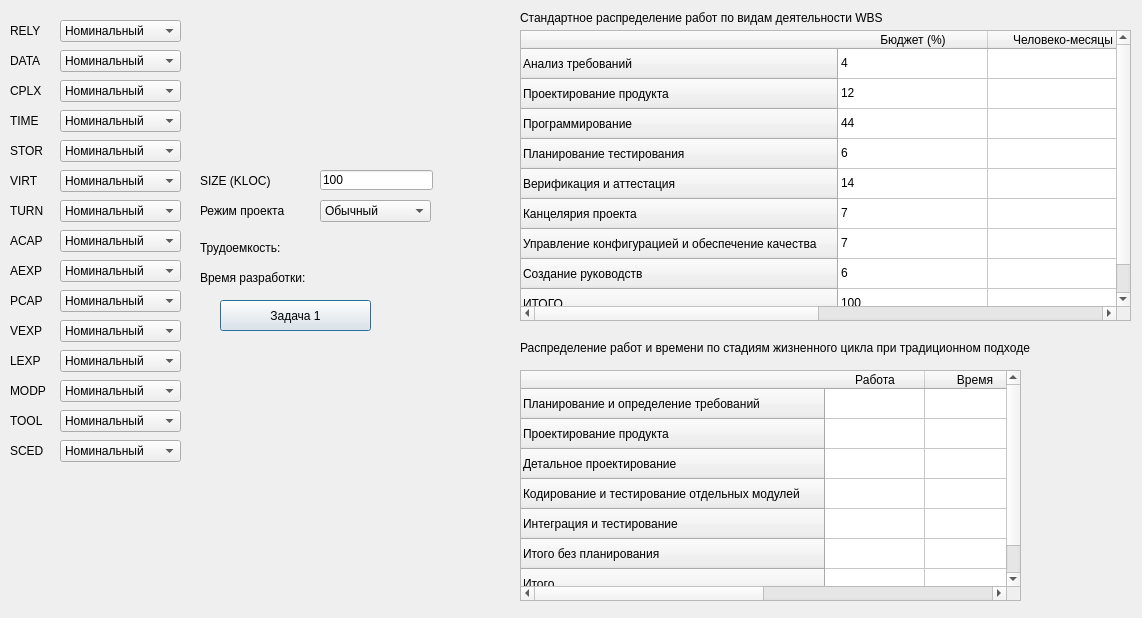
<?xml version="1.0" encoding="UTF-8"?>
<ui version="4.0">
 <class>Dialog</class>
 <widget class="QDialog" name="Dialog">
  <property name="geometry">
   <rect>
    <x>0</x>
    <y>0</y>
    <width>1142</width>
    <height>618</height>
   </rect>
  </property>
  <property name="windowTitle">
   <string>COCOMO</string>
  </property>
  <widget class="QComboBox" name="comboBox_1">
   <property name="geometry">
    <rect>
     <x>60</x>
     <y>20</y>
     <width>121</width>
     <height>22</height>
    </rect>
   </property>
   <property name="currentIndex">
    <number>2</number>
   </property>
   <item>
    <property name="text">
     <string>Очень низкий</string>
    </property>
   </item>
   <item>
    <property name="text">
     <string>Низкий</string>
    </property>
   </item>
   <item>
    <property name="text">
     <string>Номинальный</string>
    </property>
   </item>
   <item>
    <property name="text">
     <string>Высокий</string>
    </property>
   </item>
   <item>
    <property name="text">
     <string>Очень высокий</string>
    </property>
   </item>
  </widget>
  <widget class="QComboBox" name="comboBox_2">
   <property name="geometry">
    <rect>
     <x>60</x>
     <y>50</y>
     <width>121</width>
     <height>22</height>
    </rect>
   </property>
   <property name="currentIndex">
    <number>1</number>
   </property>
   <item>
    <property name="text">
     <string>Низкий</string>
    </property>
   </item>
   <item>
    <property name="text">
     <string>Номинальный</string>
    </property>
   </item>
   <item>
    <property name="text">
     <string>Высокий</string>
    </property>
   </item>
   <item>
    <property name="text">
     <string>Очень высокий</string>
    </property>
   </item>
  </widget>
  <widget class="QLabel" name="label">
   <property name="geometry">
    <rect>
     <x>10</x>
     <y>20</y>
     <width>39</width>
     <height>21</height>
    </rect>
   </property>
   <property name="text">
    <string>RELY</string>
   </property>
  </widget>
  <widget class="QLabel" name="label_2">
   <property name="geometry">
    <rect>
     <x>10</x>
     <y>50</y>
     <width>39</width>
     <height>21</height>
    </rect>
   </property>
   <property name="text">
    <string>DATA</string>
   </property>
  </widget>
  <widget class="QLabel" name="label_3">
   <property name="geometry">
    <rect>
     <x>10</x>
     <y>80</y>
     <width>39</width>
     <height>21</height>
    </rect>
   </property>
   <property name="text">
    <string>CPLX</string>
   </property>
  </widget>
  <widget class="QLabel" name="label_4">
   <property name="geometry">
    <rect>
     <x>10</x>
     <y>110</y>
     <width>39</width>
     <height>21</height>
    </rect>
   </property>
   <property name="text">
    <string>TIME</string>
   </property>
  </widget>
  <widget class="QLabel" name="label_5">
   <property name="geometry">
    <rect>
     <x>10</x>
     <y>140</y>
     <width>39</width>
     <height>21</height>
    </rect>
   </property>
   <property name="text">
    <string>STOR</string>
   </property>
  </widget>
  <widget class="QLabel" name="label_6">
   <property name="geometry">
    <rect>
     <x>10</x>
     <y>170</y>
     <width>39</width>
     <height>21</height>
    </rect>
   </property>
   <property name="text">
    <string>VIRT</string>
   </property>
  </widget>
  <widget class="QLabel" name="label_7">
   <property name="geometry">
    <rect>
     <x>10</x>
     <y>200</y>
     <width>39</width>
     <height>21</height>
    </rect>
   </property>
   <property name="text">
    <string>TURN</string>
   </property>
  </widget>
  <widget class="QLabel" name="label_8">
   <property name="geometry">
    <rect>
     <x>10</x>
     <y>230</y>
     <width>39</width>
     <height>21</height>
    </rect>
   </property>
   <property name="text">
    <string>ACAP</string>
   </property>
  </widget>
  <widget class="QLabel" name="label_9">
   <property name="geometry">
    <rect>
     <x>10</x>
     <y>260</y>
     <width>39</width>
     <height>21</height>
    </rect>
   </property>
   <property name="text">
    <string>AEXP</string>
   </property>
  </widget>
  <widget class="QLabel" name="label_10">
   <property name="geometry">
    <rect>
     <x>10</x>
     <y>290</y>
     <width>39</width>
     <height>21</height>
    </rect>
   </property>
   <property name="text">
    <string>PCAP</string>
   </property>
  </widget>
  <widget class="QLabel" name="label_11">
   <property name="geometry">
    <rect>
     <x>10</x>
     <y>320</y>
     <width>39</width>
     <height>21</height>
    </rect>
   </property>
   <property name="text">
    <string>VEXP</string>
   </property>
  </widget>
  <widget class="QLabel" name="label_12">
   <property name="geometry">
    <rect>
     <x>10</x>
     <y>350</y>
     <width>39</width>
     <height>21</height>
    </rect>
   </property>
   <property name="text">
    <string>LEXP</string>
   </property>
  </widget>
  <widget class="QLabel" name="label_13">
   <property name="geometry">
    <rect>
     <x>10</x>
     <y>380</y>
     <width>39</width>
     <height>21</height>
    </rect>
   </property>
   <property name="text">
    <string>MODP</string>
   </property>
  </widget>
  <widget class="QLabel" name="label_14">
   <property name="geometry">
    <rect>
     <x>10</x>
     <y>410</y>
     <width>39</width>
     <height>21</height>
    </rect>
   </property>
   <property name="text">
    <string>TOOL</string>
   </property>
  </widget>
  <widget class="QLabel" name="label_15">
   <property name="geometry">
    <rect>
     <x>10</x>
     <y>440</y>
     <width>39</width>
     <height>21</height>
    </rect>
   </property>
   <property name="text">
    <string>SCED</string>
   </property>
  </widget>
  <widget class="QComboBox" name="comboBox_3">
   <property name="geometry">
    <rect>
     <x>60</x>
     <y>80</y>
     <width>121</width>
     <height>22</height>
    </rect>
   </property>
   <property name="currentIndex">
    <number>2</number>
   </property>
   <item>
    <property name="text">
     <string>Очень низкий</string>
    </property>
   </item>
   <item>
    <property name="text">
     <string>Низкий</string>
    </property>
   </item>
   <item>
    <property name="text">
     <string>Номинальный</string>
    </property>
   </item>
   <item>
    <property name="text">
     <string>Высокий</string>
    </property>
   </item>
   <item>
    <property name="text">
     <string>Очень высокий</string>
    </property>
   </item>
  </widget>
  <widget class="QComboBox" name="comboBox_4">
   <property name="geometry">
    <rect>
     <x>60</x>
     <y>110</y>
     <width>121</width>
     <height>22</height>
    </rect>
   </property>
   <property name="currentIndex">
    <number>0</number>
   </property>
   <item>
    <property name="text">
     <string>Номинальный</string>
    </property>
   </item>
   <item>
    <property name="text">
     <string>Высокий</string>
    </property>
   </item>
   <item>
    <property name="text">
     <string>Очень высокий</string>
    </property>
   </item>
  </widget>
  <widget class="QComboBox" name="comboBox_5">
   <property name="geometry">
    <rect>
     <x>60</x>
     <y>140</y>
     <width>121</width>
     <height>22</height>
    </rect>
   </property>
   <property name="currentIndex">
    <number>0</number>
   </property>
   <item>
    <property name="text">
     <string>Номинальный</string>
    </property>
   </item>
   <item>
    <property name="text">
     <string>Высокий</string>
    </property>
   </item>
   <item>
    <property name="text">
     <string>Очень высокий</string>
    </property>
   </item>
  </widget>
  <widget class="QComboBox" name="comboBox_6">
   <property name="geometry">
    <rect>
     <x>60</x>
     <y>170</y>
     <width>121</width>
     <height>22</height>
    </rect>
   </property>
   <property name="currentIndex">
    <number>1</number>
   </property>
   <item>
    <property name="text">
     <string>Низкий</string>
    </property>
   </item>
   <item>
    <property name="text">
     <string>Номинальный</string>
    </property>
   </item>
   <item>
    <property name="text">
     <string>Высокий</string>
    </property>
   </item>
   <item>
    <property name="text">
     <string>Очень высокий</string>
    </property>
   </item>
  </widget>
  <widget class="QComboBox" name="comboBox_7">
   <property name="geometry">
    <rect>
     <x>60</x>
     <y>200</y>
     <width>121</width>
     <height>22</height>
    </rect>
   </property>
   <property name="currentIndex">
    <number>1</number>
   </property>
   <item>
    <property name="text">
     <string>Низкий</string>
    </property>
   </item>
   <item>
    <property name="text">
     <string>Номинальный</string>
    </property>
   </item>
   <item>
    <property name="text">
     <string>Высокий</string>
    </property>
   </item>
   <item>
    <property name="text">
     <string>Очень высокий</string>
    </property>
   </item>
  </widget>
  <widget class="QComboBox" name="comboBox_8">
   <property name="geometry">
    <rect>
     <x>60</x>
     <y>230</y>
     <width>121</width>
     <height>22</height>
    </rect>
   </property>
   <property name="currentIndex">
    <number>2</number>
   </property>
   <item>
    <property name="text">
     <string>Очень низкий</string>
    </property>
   </item>
   <item>
    <property name="text">
     <string>Низкий</string>
    </property>
   </item>
   <item>
    <property name="text">
     <string>Номинальный</string>
    </property>
   </item>
   <item>
    <property name="text">
     <string>Высокий</string>
    </property>
   </item>
   <item>
    <property name="text">
     <string>Очень высокий</string>
    </property>
   </item>
  </widget>
  <widget class="QComboBox" name="comboBox_9">
   <property name="geometry">
    <rect>
     <x>60</x>
     <y>260</y>
     <width>121</width>
     <height>22</height>
    </rect>
   </property>
   <property name="currentIndex">
    <number>2</number>
   </property>
   <item>
    <property name="text">
     <string>Очень низкий</string>
    </property>
   </item>
   <item>
    <property name="text">
     <string>Низкий</string>
    </property>
   </item>
   <item>
    <property name="text">
     <string>Номинальный</string>
    </property>
   </item>
   <item>
    <property name="text">
     <string>Высокий</string>
    </property>
   </item>
   <item>
    <property name="text">
     <string>Очень высокий</string>
    </property>
   </item>
  </widget>
  <widget class="QComboBox" name="comboBox_10">
   <property name="geometry">
    <rect>
     <x>60</x>
     <y>290</y>
     <width>121</width>
     <height>22</height>
    </rect>
   </property>
   <property name="currentIndex">
    <number>2</number>
   </property>
   <item>
    <property name="text">
     <string>Очень низкий</string>
    </property>
   </item>
   <item>
    <property name="text">
     <string>Низкий</string>
    </property>
   </item>
   <item>
    <property name="text">
     <string>Номинальный</string>
    </property>
   </item>
   <item>
    <property name="text">
     <string>Высокий</string>
    </property>
   </item>
   <item>
    <property name="text">
     <string>Очень высокий</string>
    </property>
   </item>
  </widget>
  <widget class="QComboBox" name="comboBox_11">
   <property name="geometry">
    <rect>
     <x>60</x>
     <y>320</y>
     <width>121</width>
     <height>22</height>
    </rect>
   </property>
   <property name="currentIndex">
    <number>2</number>
   </property>
   <item>
    <property name="text">
     <string>Очень низкий</string>
    </property>
   </item>
   <item>
    <property name="text">
     <string>Низкий</string>
    </property>
   </item>
   <item>
    <property name="text">
     <string>Номинальный</string>
    </property>
   </item>
   <item>
    <property name="text">
     <string>Высокий</string>
    </property>
   </item>
  </widget>
  <widget class="QComboBox" name="comboBox_12">
   <property name="geometry">
    <rect>
     <x>60</x>
     <y>350</y>
     <width>121</width>
     <height>22</height>
    </rect>
   </property>
   <property name="currentIndex">
    <number>2</number>
   </property>
   <item>
    <property name="text">
     <string>Очень низкий</string>
    </property>
   </item>
   <item>
    <property name="text">
     <string>Низкий</string>
    </property>
   </item>
   <item>
    <property name="text">
     <string>Номинальный</string>
    </property>
   </item>
   <item>
    <property name="text">
     <string>Высокий</string>
    </property>
   </item>
  </widget>
  <widget class="QComboBox" name="comboBox_13">
   <property name="geometry">
    <rect>
     <x>60</x>
     <y>380</y>
     <width>121</width>
     <height>22</height>
    </rect>
   </property>
   <property name="currentIndex">
    <number>2</number>
   </property>
   <item>
    <property name="text">
     <string>Очень низкий</string>
    </property>
   </item>
   <item>
    <property name="text">
     <string>Низкий</string>
    </property>
   </item>
   <item>
    <property name="text">
     <string>Номинальный</string>
    </property>
   </item>
   <item>
    <property name="text">
     <string>Высокий</string>
    </property>
   </item>
   <item>
    <property name="text">
     <string>Очень высокий</string>
    </property>
   </item>
  </widget>
  <widget class="QComboBox" name="comboBox_14">
   <property name="geometry">
    <rect>
     <x>60</x>
     <y>410</y>
     <width>121</width>
     <height>22</height>
    </rect>
   </property>
   <property name="currentIndex">
    <number>2</number>
   </property>
   <item>
    <property name="text">
     <string>Очень низкий</string>
    </property>
   </item>
   <item>
    <property name="text">
     <string>Низкий</string>
    </property>
   </item>
   <item>
    <property name="text">
     <string>Номинальный</string>
    </property>
   </item>
   <item>
    <property name="text">
     <string>Высокий</string>
    </property>
   </item>
   <item>
    <property name="text">
     <string>Очень высокий</string>
    </property>
   </item>
  </widget>
  <widget class="QComboBox" name="comboBox_15">
   <property name="geometry">
    <rect>
     <x>60</x>
     <y>440</y>
     <width>121</width>
     <height>22</height>
    </rect>
   </property>
   <property name="currentIndex">
    <number>2</number>
   </property>
   <item>
    <property name="text">
     <string>Очень низкий</string>
    </property>
   </item>
   <item>
    <property name="text">
     <string>Низкий</string>
    </property>
   </item>
   <item>
    <property name="text">
     <string>Номинальный</string>
    </property>
   </item>
   <item>
    <property name="text">
     <string>Высокий</string>
    </property>
   </item>
   <item>
    <property name="text">
     <string>Очень высокий</string>
    </property>
   </item>
  </widget>
  <widget class="QLineEdit" name="sizeEdit">
   <property name="geometry">
    <rect>
     <x>320</x>
     <y>170</y>
     <width>113</width>
     <height>20</height>
    </rect>
   </property>
   <property name="text">
    <string>100</string>
   </property>
  </widget>
  <widget class="QLabel" name="label_16">
   <property name="geometry">
    <rect>
     <x>200</x>
     <y>170</y>
     <width>81</width>
     <height>21</height>
    </rect>
   </property>
   <property name="text">
    <string>SIZE (KLOC)</string>
   </property>
  </widget>
  <widget class="QComboBox" name="comboBox_16">
   <property name="geometry">
    <rect>
     <x>320</x>
     <y>200</y>
     <width>111</width>
     <height>22</height>
    </rect>
   </property>
   <item>
    <property name="text">
     <string>Обычный</string>
    </property>
   </item>
   <item>
    <property name="text">
     <string>Промежуточный</string>
    </property>
   </item>
   <item>
    <property name="text">
     <string>Встроенный</string>
    </property>
   </item>
  </widget>
  <widget class="QLabel" name="label_17">
   <property name="geometry">
    <rect>
     <x>200</x>
     <y>200</y>
     <width>101</width>
     <height>21</height>
    </rect>
   </property>
   <property name="text">
    <string>Режим проекта</string>
   </property>
  </widget>
  <widget class="QLabel" name="pmLabel">
   <property name="geometry">
    <rect>
     <x>200</x>
     <y>240</y>
     <width>241</width>
     <height>16</height>
    </rect>
   </property>
   <property name="text">
    <string>Трудоемкость:</string>
   </property>
  </widget>
  <widget class="QLabel" name="tmLabel">
   <property name="geometry">
    <rect>
     <x>200</x>
     <y>270</y>
     <width>241</width>
     <height>16</height>
    </rect>
   </property>
   <property name="text">
    <string>Время разработки: </string>
   </property>
  </widget>
  <widget class="QTableWidget" name="wbsTable">
   <property name="geometry">
    <rect>
     <x>520</x>
     <y>30</y>
     <width>611</width>
     <height>291</height>
    </rect>
   </property>
   <attribute name="horizontalHeaderDefaultSectionSize">
    <number>150</number>
   </attribute>
   <row>
    <property name="text">
     <string>Анализ требований</string>
    </property>
   </row>
   <row>
    <property name="text">
     <string>Проектирование продукта</string>
    </property>
   </row>
   <row>
    <property name="text">
     <string>Программирование</string>
    </property>
   </row>
   <row>
    <property name="text">
     <string>Планирование тестирования</string>
    </property>
   </row>
   <row>
    <property name="text">
     <string>Верификация и аттестация</string>
    </property>
   </row>
   <row>
    <property name="text">
     <string>Канцелярия проекта</string>
    </property>
   </row>
   <row>
    <property name="text">
     <string>Управление конфигурацией и обеспечение качества</string>
    </property>
   </row>
   <row>
    <property name="text">
     <string>Создание руководств</string>
    </property>
   </row>
   <row>
    <property name="text">
     <string>ИТОГО</string>
    </property>
   </row>
   <column>
    <property name="text">
     <string>Бюджет (%)</string>
    </property>
   </column>
   <column>
    <property name="text">
     <string>Человеко-месяцы</string>
    </property>
   </column>
   <item row="0" column="0">
    <property name="text">
     <string>4</string>
    </property>
   </item>
   <item row="1" column="0">
    <property name="text">
     <string>12</string>
    </property>
   </item>
   <item row="2" column="0">
    <property name="text">
     <string>44</string>
    </property>
   </item>
   <item row="3" column="0">
    <property name="text">
     <string>6</string>
    </property>
   </item>
   <item row="4" column="0">
    <property name="text">
     <string>14</string>
    </property>
   </item>
   <item row="5" column="0">
    <property name="text">
     <string>7</string>
    </property>
   </item>
   <item row="6" column="0">
    <property name="text">
     <string>7</string>
    </property>
   </item>
   <item row="7" column="0">
    <property name="text">
     <string>6</string>
    </property>
   </item>
   <item row="8" column="0">
    <property name="text">
     <string>100</string>
    </property>
   </item>
  </widget>
  <widget class="QLabel" name="label_18">
   <property name="geometry">
    <rect>
     <x>520</x>
     <y>10</y>
     <width>531</width>
     <height>16</height>
    </rect>
   </property>
   <property name="text">
    <string>Стандартное распределение работ по видам деятельности WBS</string>
   </property>
  </widget>
  <widget class="QTableWidget" name="classicTable">
   <property name="geometry">
    <rect>
     <x>520</x>
     <y>370</y>
     <width>501</width>
     <height>231</height>
    </rect>
   </property>
   <attribute name="verticalHeaderVisible">
    <bool>true</bool>
   </attribute>
   <attribute name="verticalHeaderCascadingSectionResizes">
    <bool>false</bool>
   </attribute>
   <attribute name="verticalHeaderHighlightSections">
    <bool>true</bool>
   </attribute>
   <attribute name="verticalHeaderShowSortIndicator" stdset="0">
    <bool>false</bool>
   </attribute>
   <attribute name="verticalHeaderStretchLastSection">
    <bool>false</bool>
   </attribute>
   <row>
    <property name="text">
     <string>Планирование и определение требований</string>
    </property>
   </row>
   <row>
    <property name="text">
     <string>Проектирование продукта</string>
    </property>
   </row>
   <row>
    <property name="text">
     <string>Детальное проектирование</string>
    </property>
   </row>
   <row>
    <property name="text">
     <string>Кодирование и тестирование отдельных модулей</string>
    </property>
   </row>
   <row>
    <property name="text">
     <string>Интеграция и тестирование</string>
    </property>
   </row>
   <row>
    <property name="text">
     <string>Итого без планирования</string>
    </property>
   </row>
   <row>
    <property name="text">
     <string>Итого</string>
    </property>
   </row>
   <column>
    <property name="text">
     <string>Работа</string>
    </property>
   </column>
   <column>
    <property name="text">
     <string>Время</string>
    </property>
   </column>
  </widget>
  <widget class="QLabel" name="label_19">
   <property name="geometry">
    <rect>
     <x>520</x>
     <y>340</y>
     <width>591</width>
     <height>16</height>
    </rect>
   </property>
   <property name="text">
    <string>Распределение работ и времени по стадиям жизненного цикла при традиционном подходе</string>
   </property>
  </widget>
  <widget class="QPushButton" name="task1Button">
   <property name="geometry">
    <rect>
     <x>220</x>
     <y>300</y>
     <width>151</width>
     <height>31</height>
    </rect>
   </property>
   <property name="text">
    <string>Задача 1</string>
   </property>
  </widget>
 </widget>
 <resources/>
 <connections/>
</ui>
